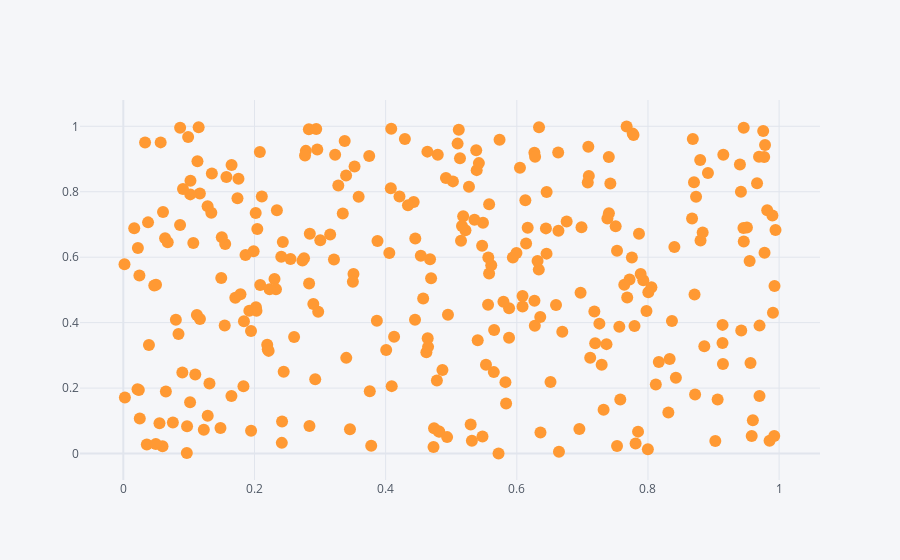

Notebook source saved alongside this figure:
### Code cell
df.iplot(x = 'a' ,y = 'b',mode = 'markers')

### Figure 1 — Plotly figure (JSON) as saved in the notebook; plotly's stock layout.template omitted (floating-point values rounded to 4 significant figures; data arrays with more than 128 entries replaced by an {"elided": "..."} marker saying what was removed)
{"data": [{"line": {"color": "rgba(255, 153, 51, 1.0)", "dash": "solid", "shape": "linear", "width": 1.3}, "marker": {"size": 12, "symbol": "circle"}, "mode": "markers", "name": "b", "text": "", "type": "scatter", "x": {"elided": "300 float values"}, "y": {"elided": "300 float values"}}], "layout": {"legend": {"bgcolor": "#F5F6F9", "font": {"color": "#4D5663"}}, "paper_bgcolor": "#F5F6F9", "plot_bgcolor": "#F5F6F9", "title": {"font": {"color": "#4D5663"}}, "xaxis": {"gridcolor": "#E1E5ED", "showgrid": true, "tickfont": {"color": "#4D5663"}, "title": {"font": {"color": "#4D5663"}, "text": ""}, "zerolinecolor": "#E1E5ED"}, "yaxis": {"gridcolor": "#E1E5ED", "showgrid": true, "tickfont": {"color": "#4D5663"}, "title": {"font": {"color": "#4D5663"}, "text": ""}, "zerolinecolor": "#E1E5ED"}}}
